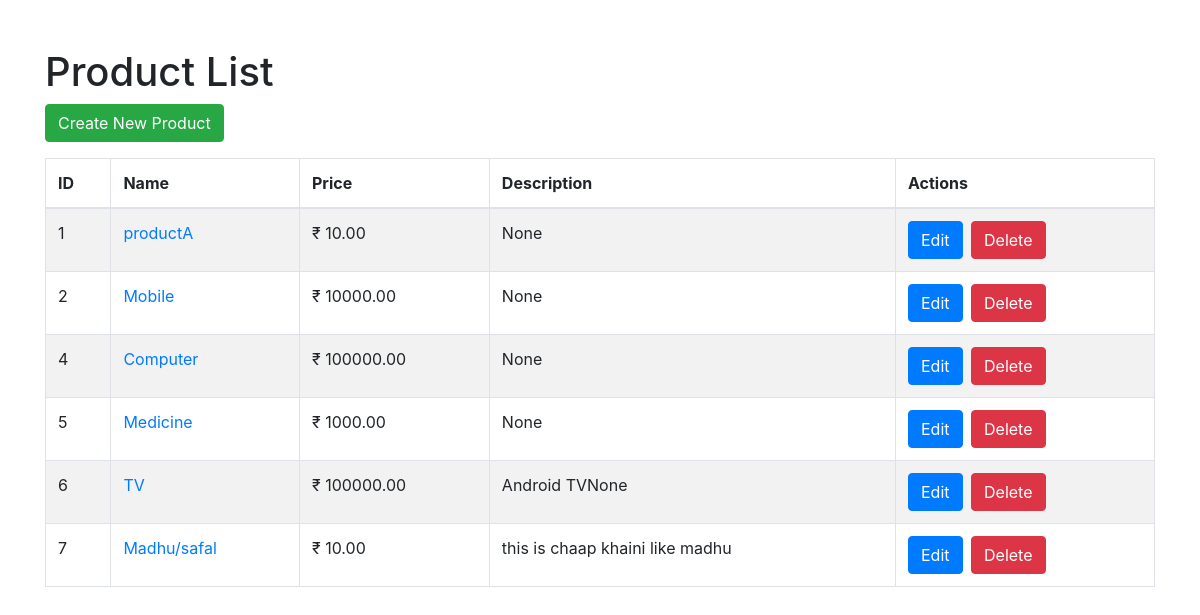
The page / on the database its author committed.
### myapp/models.py (models this page shows, shortened)
class Product(models.Model):
    name = models.CharField(max_length=100)
    price = models.DecimalField(max_digits=10, decimal_places=2)
    description = models.TextField(blank=True, null=True)

### myapp/views.py (the view)
# urls.py: path('', views.product_list, name='product_list'),
def product_list(request):
    products = Product.objects.all()
    print(f"Name: {products[0].name}, Price: {products[0].price}, Description: {products[0].description}")
    return render(request, 'product_list.html', {'products': products})

### myapp/templates/product_list.html (shortened to what this page needs)
<!DOCTYPE html>
<html>
<head>
    <link rel="stylesheet" href="https://stackpath.bootstrapcdn.com/bootstrap/4.5.2/css/bootstrap.min.css">
</head>
<body>
    <div class="container mt-5">
        <h1>Product List</h1>
        <a href="{% url 'product_create' %}" class="btn btn-success mb-3">Create New Product</a>
        <table class="table table-bordered table-striped table-hover">
            <thead>
                <tr>
                    <th>ID</th>
                    <th>Name</th>
                    <th>Price</th>
                    <th>Description</th>
                    <th>Actions</th>
                </tr>
            </thead>
            <tbody>
                {% for product in products %}
                    <tr>
                        <td>{{ product.id }}</td>
                        <td><a href="{% url 'product_detail' product.id %}">{{ product.name }}</a></td>
                        <td>₹ {{ product.price }}</td>
                        <td>{{product.description}}</td>
                        <td>
                            <a href="{% url 'product_update' product.id %}" class="btn btn-primary">Edit</a>
                            <a href="{% url 'product_delete' product.id %}" class="btn btn-danger ml-1">Delete</a>
                        </td>
                    </tr>
                {% endfor %}
            </tbody>
        </table>
    </div>
</body>
</html>

### rows shown on the page
Product: id "1", name "productA", price "10.00", description "None"
Product: id "2", name "Mobile", price "10000.00", description "None"
Product: id "4", name "Computer", price "100000.00", description "None"
Product: id "5", name "Medicine", price "1000.00", description "None"
Product: id "6", name "TV", price "100000.00", description "Android TVNone"
Product: id "7", name "Madhu/safal", price "10.00", description "this is chaap khaini like madhu"
